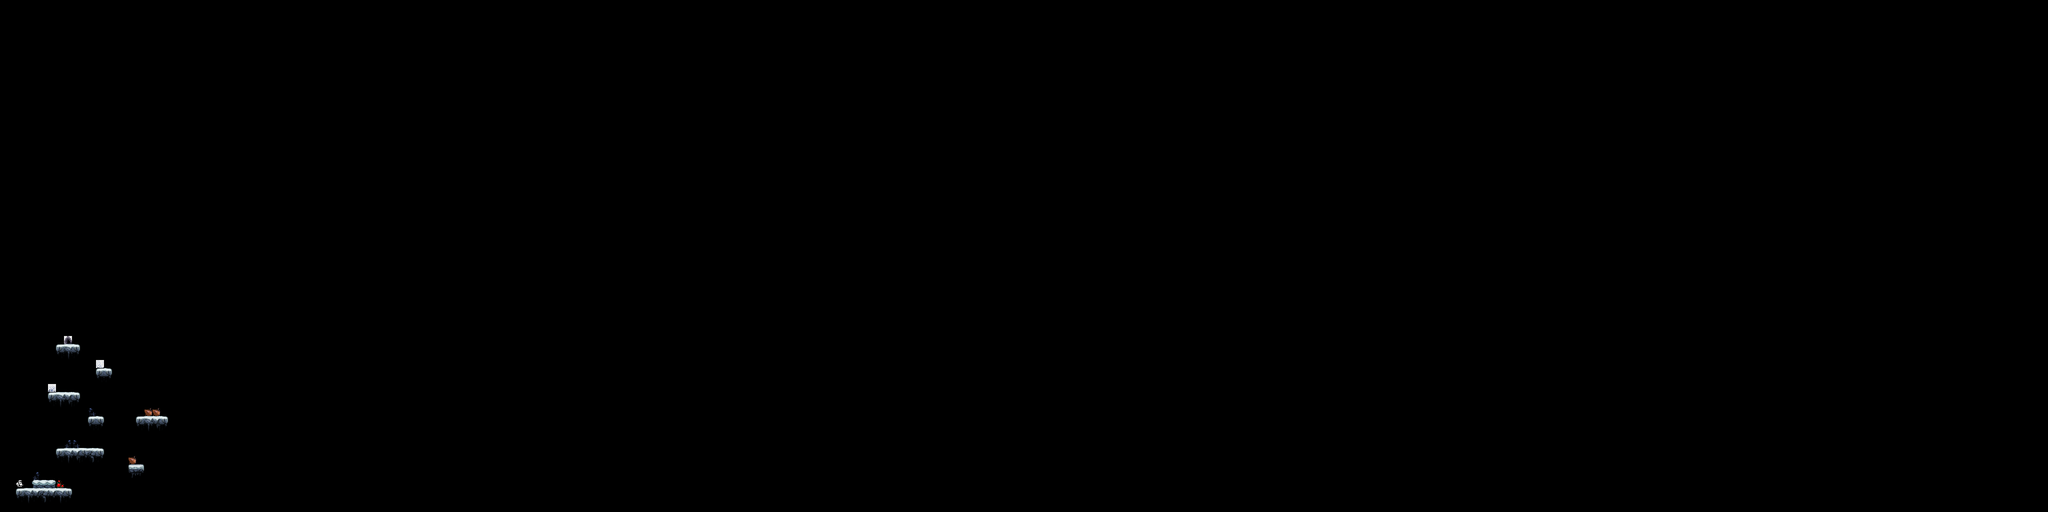

A level layout from a 2D game, rendered from its tile map. Below: a short description, then the map file with tile-grid data replaced by summaries:
An orthogonal 256x64 tile map with 16x16 px tiles, 2 tile layers (background, forground).

<map version="1.10" tiledversion="1.11.0" orientation="orthogonal" renderorder="right-down" width="256" height="64" tilewidth="16" tileheight="16" infinite="0" nextlayerid="3" nextobjectid="1">
 <editorsettings>
  <export format="js" />
 </editorsettings>
 <tileset firstgid="1" source="gameLevelData.tsx" />
 <layer id="2" name="background" width="256" height="64" tintcolor="#4d7caf">
  <data>[16384 cells, 36 non-empty, 12 distinct tile ids]</data>
 </layer>
 <layer id="1" name="forground" width="256" height="64">
  <data>[16384 cells, 39 non-empty, 15 distinct tile ids]</data>
 </layer>
</map>
